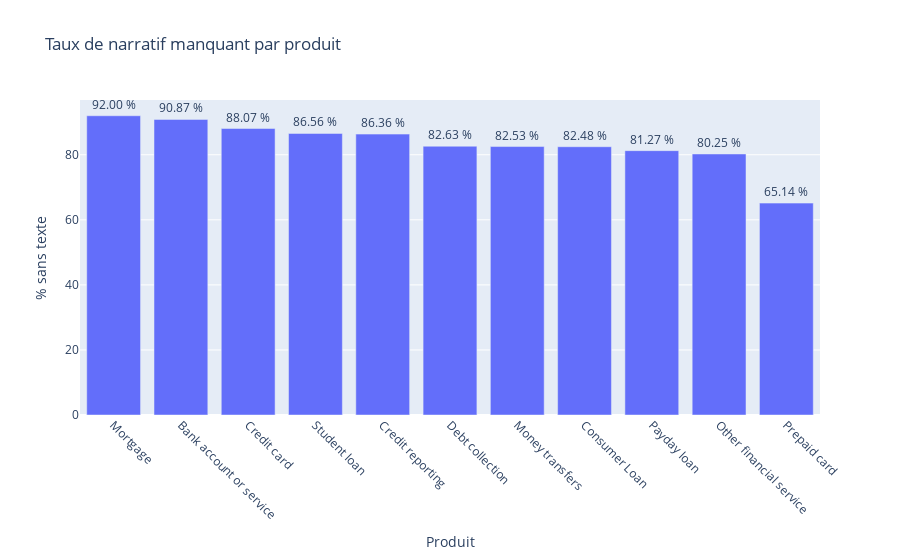

The code cell stored with this chart in its notebook:
### Markdown cell above
**Taux de narratif manquant par produit**

### Code cell
miss_by_prod = (
    df_small
    .with_columns([
        (pl.col("consumer_complaint_narrative").is_null()
           .cast(pl.UInt8))  # directement 0/1
        .alias("is_missing")
    ])
    .group_by("product")
    .agg([
        pl.sum("is_missing").alias("nb_missing"),
        (
            pl.sum("is_missing")
            / pl.count("is_missing")  # nombre de lignes par groupe
            * 100
        )
        .round(2)
        .alias("pct_missing")
    ])
    .sort("pct_missing", descending=True)
    .to_pandas()
)

import plotly.express as px
fig = px.bar(
    miss_by_prod,
    x="product", y="pct_missing", text="pct_missing",
    title="Taux de narratif manquant par produit",
    labels={"pct_missing":"% sans texte", "product":"Produit"}
)
fig.update_traces(texttemplate="%{text:.2f} %", textposition="outside")
fig.update_layout(xaxis_tickangle=45)
fig.show()

### Figure 1 — Plotly figure (JSON) as saved in the notebook; plotly's stock layout.template omitted (floating-point values rounded to 4 significant figures)
{"data": [{"hovertemplate": "Produit=%{x}<br>% sans texte=%{text}<extra></extra>", "legendgroup": "", "marker": {"color": "#636efa", "pattern": {"shape": ""}}, "name": "", "orientation": "v", "showlegend": false, "text": [92.0, 90.87, 88.07, 86.56, 86.36, 82.63, 82.53, 82.48, 81.27, 80.25, 65.14], "textposition": "outside", "texttemplate": "%{text:.2f} %", "type": "bar", "x": ["Mortgage", "Bank account or service", "Credit card", "Student loan", "Credit reporting", "Debt collection", "Money transfers", "Consumer Loan", "Payday loan", "Other financial service", "Prepaid card"], "xaxis": "x", "y": [92.0, 90.87, 88.07, 86.56, 86.36, 82.63, 82.53, 82.48, 81.27, 80.25, 65.14], "yaxis": "y"}], "layout": {"barmode": "relative", "legend": {"tracegroupgap": 0}, "title": {"text": "Taux de narratif manquant par produit"}, "xaxis": {"anchor": "y", "domain": [0, 1], "tickangle": 45, "title": {"text": "Produit"}}, "yaxis": {"anchor": "x", "domain": [0, 1], "title": {"text": "% sans texte"}}}}
